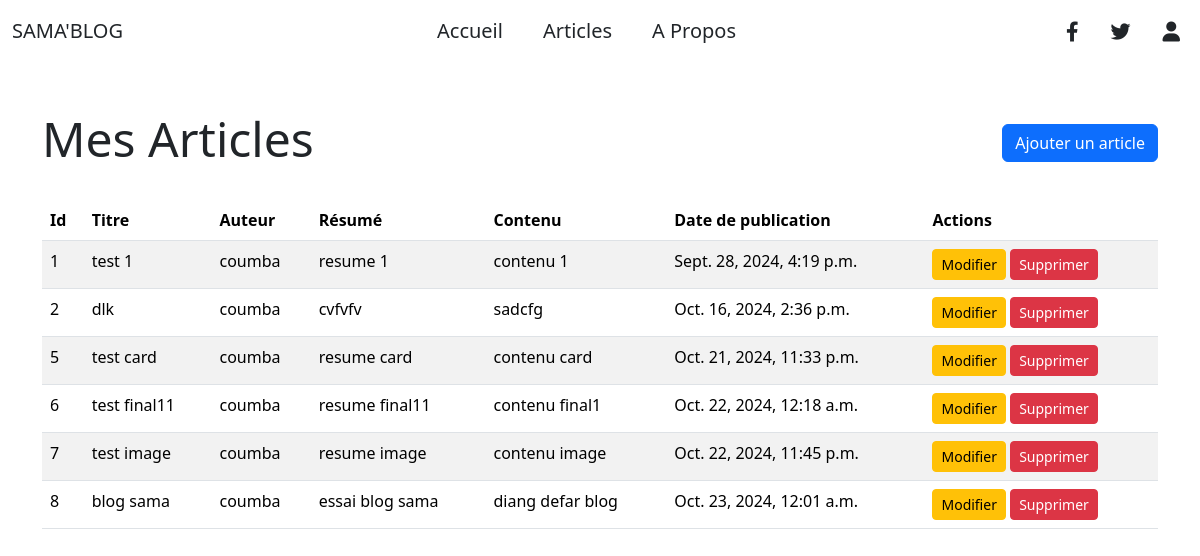
/useradmin/, run on the app's committed database.
### articles/models.py (models this page shows, shortened)
class Article(models.Model):
    titre = models.CharField(max_length=200)
    auteur = models.ForeignKey(User, on_delete=models.CASCADE)
    resume = models.CharField(max_length=500)
    contenu = models.TextField()
    date_publication = models.DateTimeField(auto_now_add=True)
    image = models.ImageField(upload_to='media/images/', blank=True, null=True)

### articles/views.py (the view)
# urls.py: path("useradmin/", useradmin, name="useradmin"),
def useradmin(request):
    if request.method == 'POST':
        form = ArticleForm(request.POST, request.FILES)
        if form.is_valid():
            article = form.save(commit=False)
            article.auteur = request.user  # Associe l'article à l'utilisateur connecté
            article.save()
            messages.success(request, 'Article créé avec succès')
            return redirect('useradmin')  # Redirigez vers la page souhaitée après la sauvegarde
    else:
        form = ArticleForm()
    articles = Article.objects.all()  # Récupère tous les articles pour affichage
    return render(request, 'useradmin.html', {'form': form, 'articles': articles})

### templates/useradmin.html (shortened to what this page needs)
<!DOCTYPE html>
<html lang="en">
<head>
    <link href="https://cdn.jsdelivr.net/npm/bootstrap@5.3.3/dist/css/bootstrap.min.css" rel="stylesheet">
    <link rel="stylesheet" href="https://cdnjs.cloudflare.com/ajax/libs/font-awesome/6.0.0-beta3/css/all.min.css">
    <link rel="stylesheet" href="static/css/styles.css">
</head>
<body>
    <header class="navbar navbar-expand-lg navbar-white bg-white">
        <div class="container-fluid">
            <a class="navbar-brand text-dark" href="/">SAMA'BLOG</a>
            <div class="collapse navbar-collapse" id="navbarNav">
                <ul class="navbar-nav mx-auto">
                    <li class="nav-item me-4">
                        <a class="nav-link text-dark fs-5" href="/">Accueil</a>
                    </li>
                    <li class="nav-item me-4">
                        <a class="nav-link text-dark fs-5" href="#">Articles</a>
                    </li>
                    <li class="nav-item me-4">
                        <a class="nav-link text-dark fs-5" href="#">A Propos</a>
                    </li>
                </ul>
                <ul class="navbar-nav">
                    <li class="nav-item me-3">
                        <a class="nav-link text-dark" href="#"><i class="fab fa-facebook-f fa-lg"></i></a>
                    </li>
                    <li class="nav-item me-3">
                        <a class="nav-link text-dark" href="#"><i class="fab fa-twitter fa-lg"></i></a>
                    </li>
                    <li class="nav-item">
                        <a class="nav-link text-dark" href="#"><i class="fas fa-user fa-lg"></i></a>
                    </li>
                </ul>
            </div>
        </div>
    </header>
    <div class="container mt-5">
        <div class="d-flex justify-content-between align-items-center mb-4">
            <h1 class="display-5">Mes Articles</h1>
            <button type="button" class="btn btn-primary" data-bs-toggle="modal" data-bs-target="#addArticleModal">
                Ajouter un article
            </button>
        </div>
        <table class="table table-striped mt-4">
            <thead>
                <tr>
                    <th>Id</th>
                    <th>Titre</th>
                    <th>Auteur</th>
                    <th>Résumé</th>
                    <th>Contenu</th>
                    <th>Date de publication</th>
                    <th>Actions</th>
                </tr>
            </thead>
            <tbody>
                {% for article in articles %}
                <tr>
                    <td>{{ article.id }}</td>
                    <td>{{ article.titre }}</td>
                    <td>{{ article.auteur }}</td>
                    <td>{{ article.resume }}</td>
                    <td>{{ article.contenu }}</td>
                    <td>{{ article.date_publication }}</td>
                    <td>
                        <button type="button" class="btn btn-sm btn-warning" data-bs-toggle="modal" data-bs-target="#editModal{{ article.id }}">
                            Modifier
                        </button>
                        <a href="#" class="btn btn-sm btn-danger" data-bs-toggle="modal" data-bs-target="#deleteModal-{{ article.id }}">Supprimer</a>
                    </td>
                </tr>
                {% endfor %}
            </tbody>
        </table>
    </div>
</body>
</html>

### data on the page
Article: id "1", titre "test 1", auteur "coumba", resume "resume 1", contenu "contenu 1", date_publication "Sept. 28, 2024, 4:19 p.m."
Article: id "2", titre "dlk", auteur "coumba", resume "cvfvfv", contenu "sadcfg", date_publication "Oct. 16, 2024, 2:36 p.m."
Article: id "5", titre "test card", auteur "coumba", resume "resume card", contenu "contenu card", date_publication "Oct. 21, 2024, 11:33 p.m."
Article: id "6", titre "test final11", auteur "coumba", resume "resume final11", contenu "contenu final1", date_publication "Oct. 22, 2024, 12:18 a.m."
Article: id "7", titre "test image", auteur "coumba", resume "resume image", contenu "contenu image", date_publication "Oct. 22, 2024, 11:45 p.m."
Article: id "8", titre "blog sama", auteur "coumba", resume "essai blog sama", contenu "diang defar blog", date_publication "Oct. 23, 2024, 12:01 a.m."
